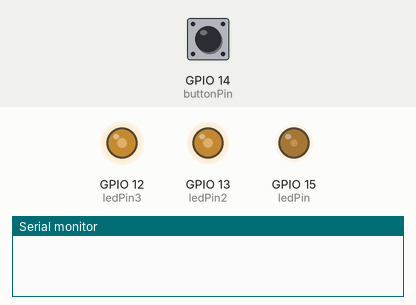
A sketch run on a simulated ESP32. Parts: output pins drawn as LEDs (lit = HIGH), the last lines printed to the serial monitor. Inputs (shaded band) come from the test bench; at power-on: GPIO 14 (buttonPin) LOW.

Above: at 1.25 s.
1.3 s: GPIO 14 (buttonPin) pulled HIGH for 0.15 s
At 2.0 s:
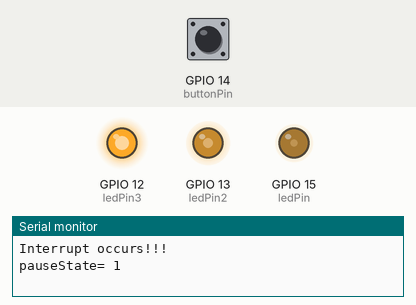
2.9 s: GPIO 14 (buttonPin) pulled HIGH for 1 s
At 3.65 s:
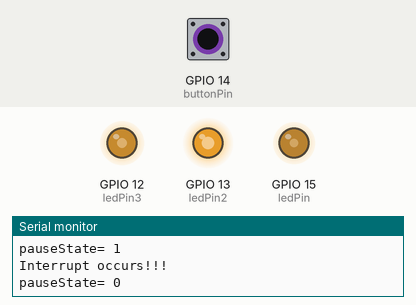
At 4.25 s:
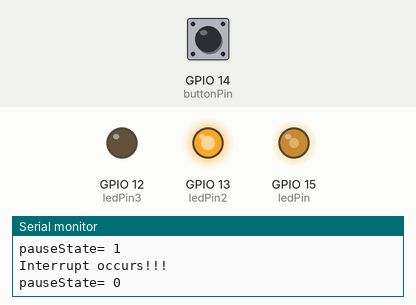
Timing chart, 0 to 24.7 s (numbered marks = the images above; inputs shaded):
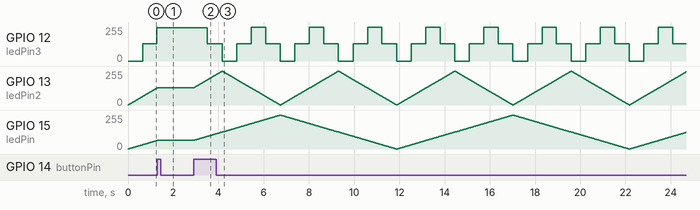

The sketch:

esp32-pwm-multichann-int.ino
```cpp
/* pause-switch using interrupt
 *  debouncing.. for both times press and release
 *  choi
 */
// the number of the LED pin
const int ledPin = 15; //16;    // 16 corresponds to GPIO16
const int ledPin2 = 13; //17;  // 17 corresponds to GPIO17
const int ledPin3 = 12; //5;   // 5 corresponds to GPIO5
const int buttonPin = 14; //4;  // the number of the pushbutton pin
const int debTime = 500;   // debouncing time

// setting PWM properties
const int freq = 5000;
const int ledChannel = 0;
const int ledChannel1 = 1;
const int ledChannel2 = 2;
const int resolution = 8;
int pauseState = 0;
boolean inHandler = false; // semaphore
unsigned long startDeb = millis();  // debouncing time

// interrupt handler
void IRAM_ATTR detectButt() {
    Serial.println("Interrupt occurs!!!");
    // remove glitch
    if (inHandler) return; // if already in handler
    inHandler = true;   // set semaphore
    if (millis() - startDeb > debTime) {  // remove bounce
        startDeb = millis();
        pauseState ^= 1; // toggle flag
        Serial.println("pauseState= " + String(pauseState));
    }
    inHandler = false;
}

void setup() {
    Serial.begin(115200);
// configure LED PWM functionalitites
    ledcSetup(ledChannel, freq, resolution);
// attach the channel to the GPIOs
    ledcAttachPin(ledPin, ledChannel);
    ledcAttachPin(ledPin2, ledChannel1);
    ledcAttachPin(ledPin3, ledChannel2);
// initialize the pushbutton pin as an input
    pinMode(buttonPin, INPUT);
// Set motionSensor pin as interrupt, assign interrupt function and set RISING mode
    attachInterrupt(digitalPinToInterrupt(buttonPin), detectButt, RISING);
}

void loop(){
// increase the LED brightness
    int j = 0, k = 0, jd = 1, kd = 1;
    for(int i = 0; i <= 1023; i++) {
        // changing the LED brightness with PWM
        ledcWrite(ledChannel, i/4);
        ledcWrite(ledChannel1, j/2);
        if ((j += jd) == 512) jd = -1, j = 511;
        ledcWrite(ledChannel2, k);
        if ((k += kd) >= 256) kd = -1, k = 255;
        else if (k < 0) kd = 1, k = 0;
/*    // pause if button pressed
        if (digitalRead(buttonPin)) {
            delay(1000);
            while (!digitalRead(buttonPin));
            delay(1000);
        } */
        // check pause-flag
        if (pauseState)
          while(pauseState) delay(5); // wait breaking pause
        else delay(5);
    }

// decrease the LED brightness
    j = 0, k = 0, jd = 1, kd = 1;
    for(int i = 1023; i >= 0; i--) {
        // changing the LED brightness with PWM
        ledcWrite(ledChannel, i/4);
        ledcWrite(ledChannel1, j/2);
        if ((j += jd) == 512) jd = -1, j = 511;
        ledcWrite(ledChannel2, k);
        if ((k += kd) >= 256) kd = -1, k = 255;
        else if (k < 0) kd = 1, k = 0;

        // check pause-flag
        if (pauseState)
          while(pauseState) delay(5); // wait breaking pause
        else delay(5);
    }
}
```

Measured:
- after the input at 1.3 s, GPIO 13 (ledPin2): stays 128/255 (without the input it goes to 129/255 after 0.01 s); GPIO 15 (ledPin): stays 64/255 (without the input it goes to 65/255 after 0.01 s)
